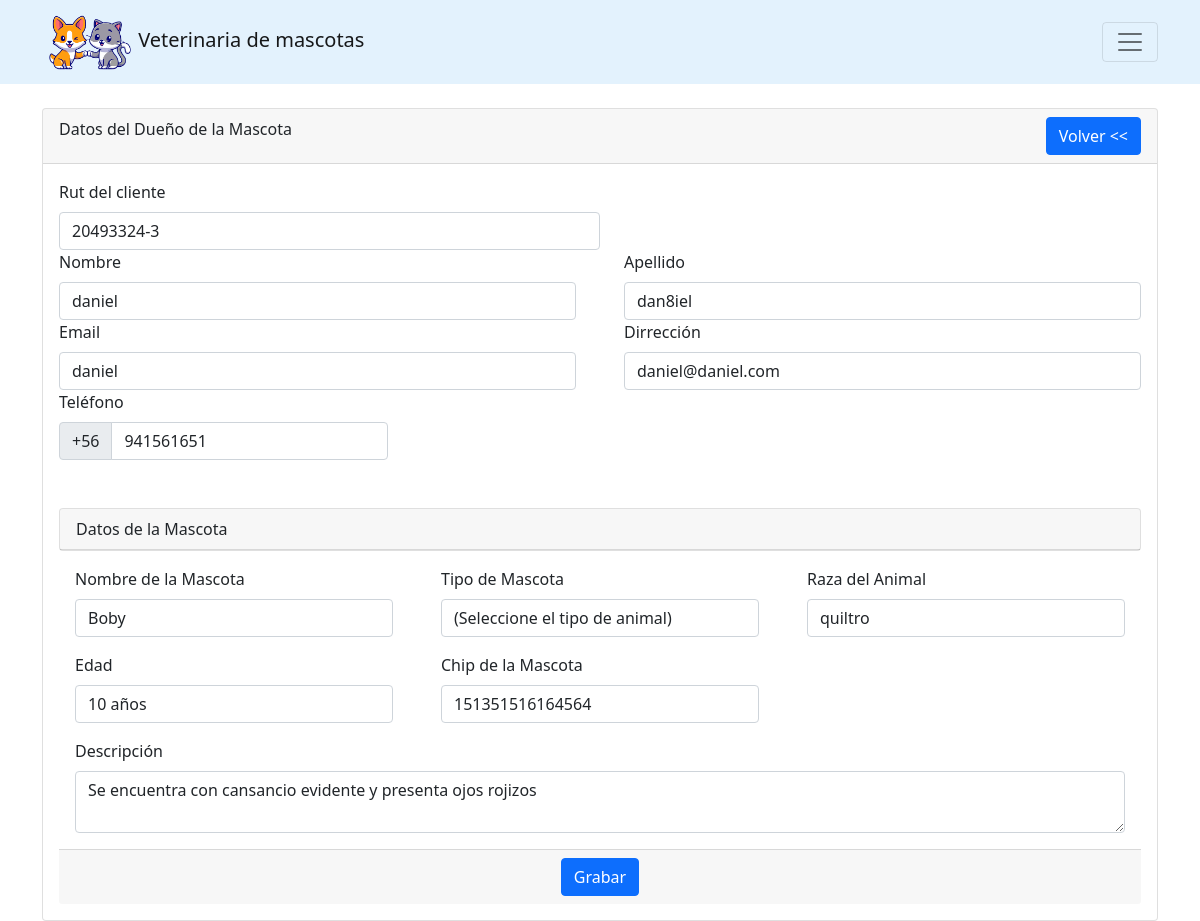
/mascotas/editar/1 (signed in), run on an earlier commit of the app's database.
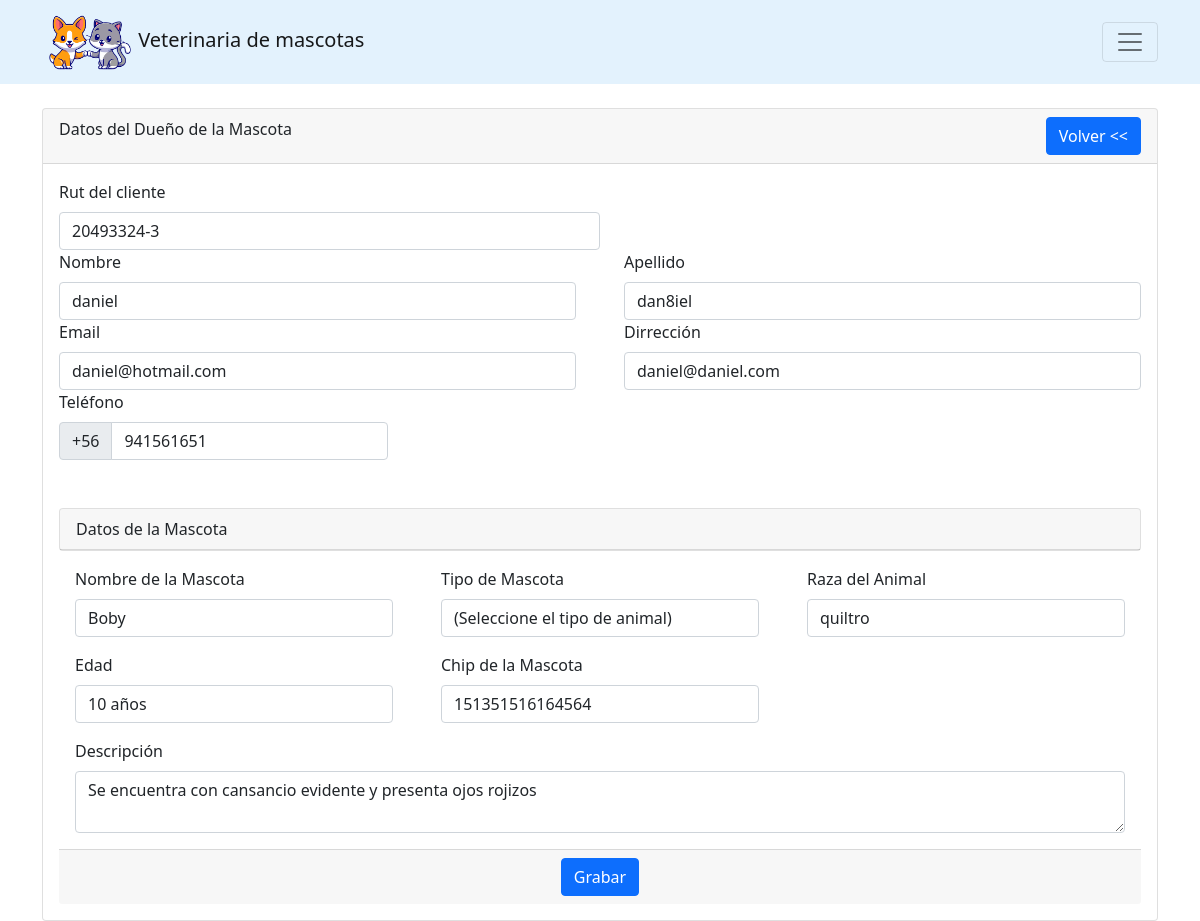
And on a later commit of the database.
### tables this page shows
CREATE TABLE cliente (id INTEGER PRIMARY KEY AUTOINCREMENT, name VARCHAR NOT NULL, apellido VARCHAR NOT NULL, cli_rut VARCHAR NOT NULL, telefono VARCHAR NOT NULL, direccion VARCHAR NOT NULL, email VARCHAR UNIQUE NOT NULL);

### index.py (the view, shortened to what this page needs)
@app.route("/mascotas/editar/<id>", methods=['GET', 'POST']) #decorador
@validar_sesion
def mascotas_editar(id):
        metodo = request.method
        conn = get_db_connection()
        mascota = conn.execute(
            'SELECT * FROM animal WHERE id = ?', (id)
        ).fetchone()
        animales = conn.execute(
            'SELECT * FROM tipo_animal'
        ).fetchall()
        if(metodo == 'GET'):
            cliente = conn.execute(
                'SELECT * FROM cliente WHERE id = ?', (int(mascota["cliente_id"]),)
            ).fetchone()
            return render_template("mascotas_editar.html", cliente = cliente, mascota = mascota, animales = animales)

### index.py (called while the page is built)
def get_db_connection():
    conn = sqlite3.connect('mywebsite/instance/database.sqlite')
    conn.row_factory = sqlite3.Row
    return conn

### templates/mascotas_editar.html (shortened to what the changed rows need)
{%extends 'layout.html'%}
{% block body%}
<div class="container">
    <div class="mt-4 ">
        <div class="card">
            <form method="POST">
                <div class="card-body">
                    <div class="col-md-12 ">
                        <div class="col-sm-6">
                            <label for="inputRut" class="form-label">Rut del cliente</label>
                            <input type="text" name="cli_rut" class="form-control" placeholder="con guión y sin puntos" value="{{cliente.cli_rut}}">
                        </div>
                        <div class="row gx-5 mb-3">
                            <div class="col-sm-6">
                                <label for="inputNombre" class="form-label">Nombre</label>
                                <input type="text" name='name' class="form-control" id="inputNombre" value="{{cliente.name}}" required>
                            </div>
                            <div class="col-sm-6">
                                <label for="inputApellido" class="form-label">Apellido</label>
                                <input type="text" name='apellido' class="form-control" id="inputApellido" value="{{cliente.apellido}}" required>
                            </div>
                        <div>
                        <div class="row gx-5 mb-3">
                            <div class="col-sm-6">
                                <label for="inputEmail" class="form-label">Email</label>
                                <input type="email" name='email' class="form-control" id="inputEmail" value="{{cliente.email}}" required>
                            </div>
                            <div class="col-sm-6">
                                <label for="inputAddress" class="form-label">Dirrección</label>
                                <input type="text" name='direccion' class="form-control" id="inputAddress" value="{{cliente.direccion}}" required>
                            </div>
                        <div class="col-md-4">
                            <div class="input-group mb-3">
                                <span class="input-group-text" id="basic-addon1">+56</span>
                                <input type="tel" name='telefono'  class="form-control" maxlength="9" value="{{cliente.telefono}}"  required>
                            </div>
                        </div>
                        </div>
                    </div>
                </div>
            </form>
        </div>
    </div>
</div>
{% endblock %}

What changed in the data, as far as the page shows it:
changed cliente "daniel": email "daniel" → "daniel@hotmail.com"
